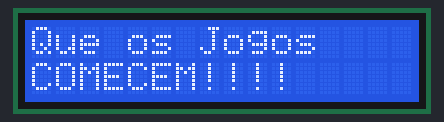
Recording of a sketch running on a simulated ESP32. On the bench: 16×2 character LCD. Random numbers use the default seed unless the sketch sets one; what the sketch prints to the serial monitor is not drawn.

Above: at 0.1 s.
At 3.5 s:
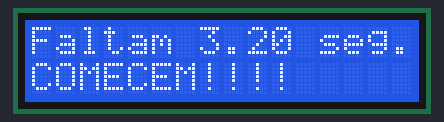
At 6.7 s:
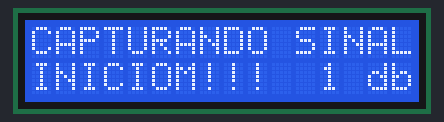
At 11.7 s:
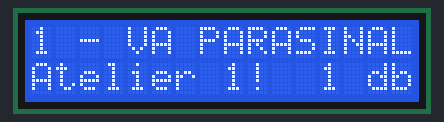
At 21.8 s:
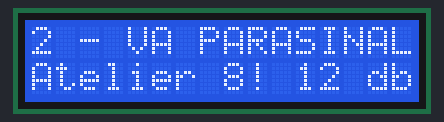
At 36.8 s:
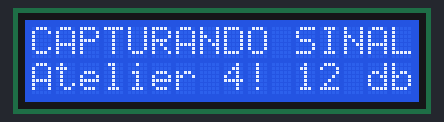

The sketch:

MapeamentoINTELI_UBIDOTS_LCD.ino
```cpp
/****************************************
 * Include Libraries and DEFINES
 ****************************************/
#include "WiFi.h"
#include "UbidotsEsp32Mqtt.h"
#include <LiquidCrystal_I2C.h>
#include <Wire.h>

#define I2C_SDA 21
#define I2C_SCL 22
/****************************************
 * Define Constants
 ****************************************/
const char *UBIDOTS_TOKEN = "BBFF-L2UWDy9jLghHCxu8o0xL10OjOrWxcM";  // Put here your Ubidots TOKEN
const char *WIFI_SSID = "AMM_NOVOS_HORIZONTES_2G";      // Put here your Wi-Fi SSID
const char *WIFI_PASS = "melissabraga";      // Put here your Wi-Fi password
const char *DEVICE_LABEL = "2023_2b_m4_t10";   // Put here your Device label to which data  will be published
const char VAR_ALUNO_DADOS[255] = "alunotest001"; // Put here your Variable label to which data  will be published
const int PUBLISH_FREQUENCY = 5000; // Update rate in milliseconds
unsigned long timer;
char listaValorSinal[4048];
float sinalAtelier1 = 0, sinalAtelier4  = 0, sinalR09      = 0, sinalLaboratorio = 0,
      sinalAtelier8 = 0, sinalAtelier12 = 0, sinalRecepcao = 0, sinalITBar       = 0;
int mainSignalValue = 1;
int loopCounter = 1;
int loopVarredura = 0;
int sequenciaAleatoria[10] = {0,1,2,3,4,5,6,7,8,9};
char localVarredura[255] = "INICIO";
Ubidots ubidots(UBIDOTS_TOKEN);
LiquidCrystal_I2C  lcd_i2c(0x27, 16, 2);


// Reorganiza aleatoriamente a sequência de visitação dos pontos
void geraSeqAleatoria(){
  for (int i = 7; i > 0; i--) {
    int j = (rand() % (i + 1)) + 1;
    int temp = sequenciaAleatoria[i];
    sequenciaAleatoria[i] = sequenciaAleatoria[j];
    sequenciaAleatoria[j] = temp;
  }
}
//Passa para o próximo ponto de checagem
void avancaChecagem(){
    loopVarredura++;
    loopVarredura = loopVarredura % 10;
    Serial.printf("Loop %i - Escolha %i \n",loopVarredura,sequenciaAleatoria[loopVarredura]);
    switch(sequenciaAleatoria[loopVarredura]){
      case 0:  strcpy(localVarredura,"INICIO");      break;
      case 1:  strcpy(localVarredura,"Atelier 1");   break;
      case 2:  strcpy(localVarredura,"Atelier 4");   break;
      case 3:  strcpy(localVarredura,"Atelier 8");   break;
      case 4:  strcpy(localVarredura,"Atelier 12");  break;
      case 5:  strcpy(localVarredura,"Sala R9");     break;
      case 6:  strcpy(localVarredura,"IT Bar");      break;
      case 7:  strcpy(localVarredura,"Laboratorio"); break;
      case 8:  strcpy(localVarredura,"Recepcao");    break;
      case 9:  strcpy(localVarredura,"FIM");         break;
    }
}
// Usa o valor atual de pontência de sinal e atribui ao ponto determinado
void atribuiSinal(){
    mainSignalValue = WiFi.RSSI() + 70;
    switch(sequenciaAleatoria[loopVarredura]){
      case 1:  sinalAtelier1    = mainSignalValue;  break;
      case 2:  sinalAtelier4    = mainSignalValue;  break;
      case 3:  sinalAtelier8    = mainSignalValue;  break;
      case 4:  sinalAtelier12   = mainSignalValue;  break;
      case 5:  sinalR09         = mainSignalValue;  break;
      case 6:  sinalITBar       = mainSignalValue;  break;
      case 7:  sinalLaboratorio = mainSignalValue;  break;
      case 8:  sinalRecepcao    = mainSignalValue;  break;
    }
}

// Função de callback padrão - Não usada no momento
void callback(char *topic, byte *payload, unsigned int length){
  Serial.print("Message arrived [");
  Serial.print(topic);
  Serial.print("] ");
  for (int i = 0; i < length; i++)
  {
    Serial.print((char)payload[i]);
  }
  Serial.println();
}
/****************************************
 * Main Functions
 ****************************************/
void setup() {
  Serial.begin(115200);
  //------------------------//
  lcd_i2c.init();
  lcd_i2c.backlight();
  lcd_i2c.setCursor(0,0);
  lcd_i2c.print("Que os Jogos  ");
  lcd_i2c.setCursor(0,1);
  lcd_i2c.print("COMECEM!!!!");
  //------------------------//

  //ubidots.setDebug(true);  // uncomment this to make debug messages available
  ubidots.connectToWifi(WIFI_SSID, WIFI_PASS);
  ubidots.setCallback(callback);
  ubidots.setup();
  ubidots.reconnect();
  timer = millis();
  geraSeqAleatoria();
}
//////////////////////////////////////////
void loop() {
  if (!ubidots.connected())  {
    ubidots.reconnect();
  }
  if(loopVarredura < 9 ){
    // Publica o valor atual do sinal no ponto determinado
    if ((millis() - timer) > PUBLISH_FREQUENCY){
      lcd_i2c.setCursor(0,0);
      lcd_i2c.print("CAPTURANDO SINAL");
      lcd_i2c.setCursor(0,1);
      lcd_i2c.print(localVarredura);
      lcd_i2c.setCursor(10,1);
      lcd_i2c.printf(" %2i db",mainSignalValue);
      //---------------------------------------//
      //      BOM LUGAR PARA UM BUZZER         //
      //---------------------------------------//
      atribuiSinal();
      sprintf(listaValorSinal," \"atelier1\":%f, \"atelier4\":%f, \"atelier8\":%f, \"atelier12\":%f,\"atelierR9\":%f,\"itBAR\":%f,\"laboratorio\":%f,\"recepcao\":%f",
                              sinalAtelier1,sinalAtelier4,sinalAtelier8,sinalAtelier12,sinalR09,sinalITBar,sinalLaboratorio,sinalRecepcao);
      ubidots.add(VAR_ALUNO_DADOS, mainSignalValue ,listaValorSinal);
      ubidots.publish(DEVICE_LABEL);
      delay(5000);
      timer = millis();
      avancaChecagem();
      Serial.print("Va para ");
      Serial.println(localVarredura);
      lcd_i2c.setCursor(0,0);
      lcd_i2c.printf("%1i - VA PARA",loopVarredura);
      lcd_i2c.setCursor(0,1);
      lcd_i2c.print(localVarredura);
      delay(5000);
    }else{
      if(  ((millis() - timer) % 100) == 0){
       // Serial.printf("Faltam %3.3f seg.\n", ((float)PUBLISH_FREQUENCY - (float)(millis() - timer))/1000.0  );
      lcd_i2c.setCursor(0,0);
      lcd_i2c.printf("Faltam %3.2f seg.\n", ((float)PUBLISH_FREQUENCY - (float)(millis() - timer))/1000.0  );
      }
    }
  }else{
    mainSignalValue = WiFi.RSSI() + 70;
    sprintf(listaValorSinal," \"atelier1\":%f, \"atelier4\":%f, \"atelier8\":%f, \"atelier12\":%f,\"atelierR9\":%f,\"itBAR\":%f,\"laboratorio\":%f,\"recepcao\":%f",
                              sinalAtelier1,sinalAtelier4,sinalAtelier8,sinalAtelier12,sinalR09,sinalITBar,sinalLaboratorio,sinalRecepcao);
    ubidots.add(VAR_ALUNO_DADOS, mainSignalValue ,listaValorSinal);
    ubidots.publish(DEVICE_LABEL);
  }
  ubidots.loop();
}
```

Measured:
- what the display in image 2 shows lasts 5.1 s, from 6.6 s to 11.7 s
